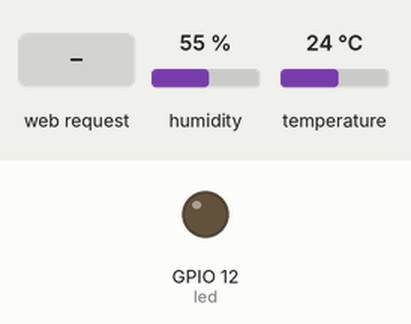
This sketch was run on a simulated ESP8266 (NodeMCU). Shown: output pins drawn as LEDs (lit = HIGH). Inputs (shaded band) come from the test bench; at power-on: humidity 55 %, temperature 24 °C. WiFi joins after 1.5 s; servers stay silent unless stated; what the sketch prints to the serial monitor is not drawn.

Above: at 3.7 s.
3.8 s: HTTP request GET /led received
At 5.0 s:
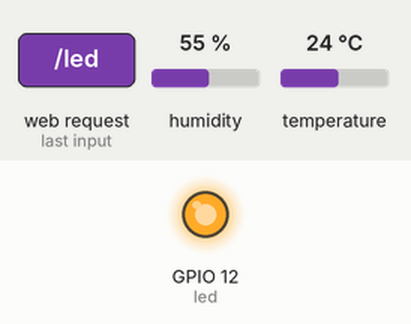
Timing chart, 0 to 6.8 s (numbered marks = the images above; inputs shaded):
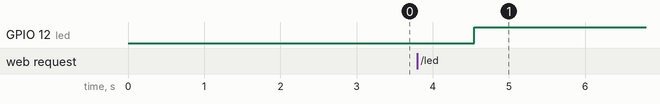

The sketch:

p7-Esp8266_OVD.ino
```cpp
#include <Adafruit_Sensor.h>
#include <DHT.h>
#include <DHT_U.h>
#include <ESP8266WiFi.h>
#include <WiFiClient.h>
#include <ESP8266WebServer.h>
#include <ESP8266mDNS.h>

#define DHTPIN            2         // Pin which is connected to the DHT sensor.
#define DHTTYPE           DHT22     // DHT 22 (AM2302)

const char* ssid     = "Thom_D0050390";
const char* password = "8fb706cd395db3765bec52f733";
IPAddress ip(192, 168, 0, 100);
IPAddress gateway(192, 168, 0, 1);
IPAddress subnet(255, 255, 255, 0);
ESP8266WebServer server(ip, 80);

boolean ledEncendido = false;
const int led = 12;
/* SENSOR */
DHT_Unified dht(DHTPIN, DHTTYPE);
uint32_t delayMS;
float humedad;
float temperatura;

boolean aviso = false;

void leerSensor(){
   // Delay between measurements.
  delay(delayMS);
  // Get temperature event and print its value.
  sensors_event_t event;
  dht.temperature().getEvent(&event);
  if (isnan(event.temperature)) {
    Serial.println("Error reading temperature!");
  }
  else {
    Serial.print("Temperature: ");
    temperatura = event.temperature;
    Serial.print(temperatura);
    Serial.println(" *C");
  }
  // Get humidity event and print its value.
  dht.humidity().getEvent(&event);
  if (isnan(event.relative_humidity)) {
    Serial.println("Error reading humidity!");
  }
  else {
    Serial.print("Humidity: ");
    humedad = event.relative_humidity;
    Serial.print(humedad);
    Serial.println("%");
  }

  //delay(2500);
}


void handleSensor(){
String resp = "";
  if(aviso){
    resp = "AVISO EUITIO -->Humedad: "+String(humedad)+"@";
  }
  resp += "Temp: "+String(temperatura)+"   Humedad: "+String(humedad) +
                                  " Led: "+ ( ledEncendido == true ? "ENCENDIDO" : "apagado");

  server.send(200, "text/plain", resp );
}

void handleLed(){
  if(!ledEncendido){
    digitalWrite(led, HIGH);
    ledEncendido = true;
    Serial.println("LED ENCENDIDO");
    server.send(200, "text/plain", "LED ENCENDIDO");
    return;
  }

  if(ledEncendido){
    digitalWrite(led, LOW);
    ledEncendido = false;
    Serial.println("LED APAGADO");
    server.send(200, "text/plain", "LED APAGADO");
  }

}


void handleRoot() {
   server.send(200, "text/plain", "hello from esp8266!");
}

void handleNotFound(){
  String message = "File Not Found\n\n";
  message += "URI: ";
  message += server.uri();
  message += "\nMethod: ";
  message += (server.method() == HTTP_GET)?"GET":"POST";
  message += "\nArguments: ";
  message += server.args();
  message += "\n";
  for (uint8_t i=0; i<server.args(); i++){
    message += " " + server.argName(i) + ": " + server.arg(i) + "\n";
  }
  server.send(404, "text/plain", message);
  Serial.print(message);
}

void setup(void){
  pinMode(led, OUTPUT);
  digitalWrite(led, LOW);

  dht.begin();
  sensor_t sensor;
  dht.temperature().getSensor(&sensor);
  // Set delay between sensor readings based on sensor details.
  delayMS = sensor.min_delay / 1000;

  Serial.begin(9600);

  WiFi.config(ip, gateway, subnet);
  WiFi.begin(ssid, password);
  Serial.println("");

  // Wait for connection
  while (WiFi.status() != WL_CONNECTED) {
    delay(500);
    Serial.print(".");
  }
  Serial.println("");
  Serial.print("Connected to ");
  Serial.println(ssid);
  Serial.print("IP address: ");
  Serial.println(WiFi.localIP());

  if (MDNS.begin("esp8266")) {
    Serial.println("MDNS responder started");
  }

  server.on("/", handleRoot);
  server.on("/led",handleLed );
  server.on("/sensor",handleSensor );
  server.onNotFound(handleNotFound);

  server.begin();
  Serial.println("HTTP server started");
  delay(1000);

}

void loop(void){
  leerSensor();
  if(humedad > 90.00){
    aviso = true;
  }else if(humedad < 70.00 && aviso ){
    aviso = false;
  }

  server.handleClient();
}
```

Measured:
- after the input at 3.8 s, GPIO 12 (led): LOW → HIGH after 0.75 s
